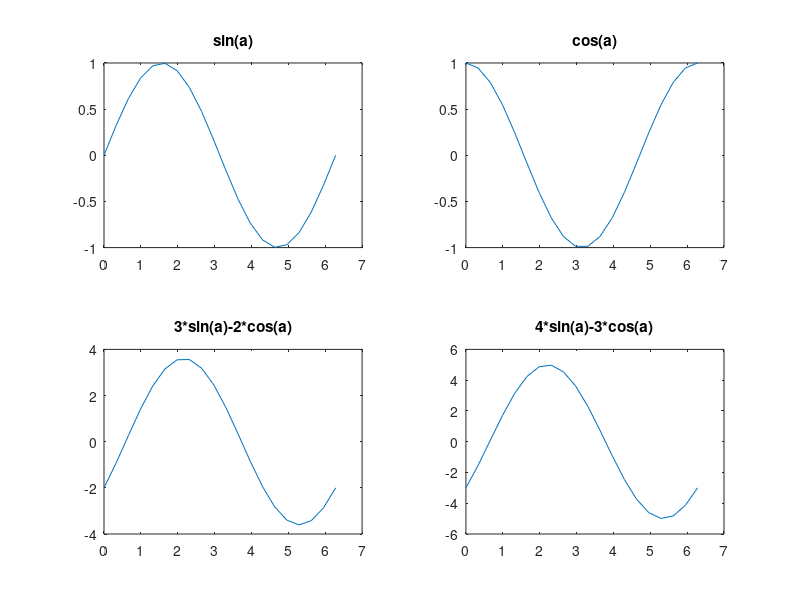

The MATLAB script that drew this image:
a=linspace(0, 2*pi, 20);
b=sin(a);
c=cos(a);
d=3*sin(a)-2*cos(a);
e=4*sin(a)-3*cos(a);
subplot(2,2,1);plot(a,b); title('sin(a)');
subplot(2,2,2);plot(a,c); title('cos(a)');
subplot(2,2,3);plot(a,d); title('3*sin(a)-2*cos(a)');
subplot(2,2,4);plot(a,e); title('4*sin(a)-3*cos(a)');
